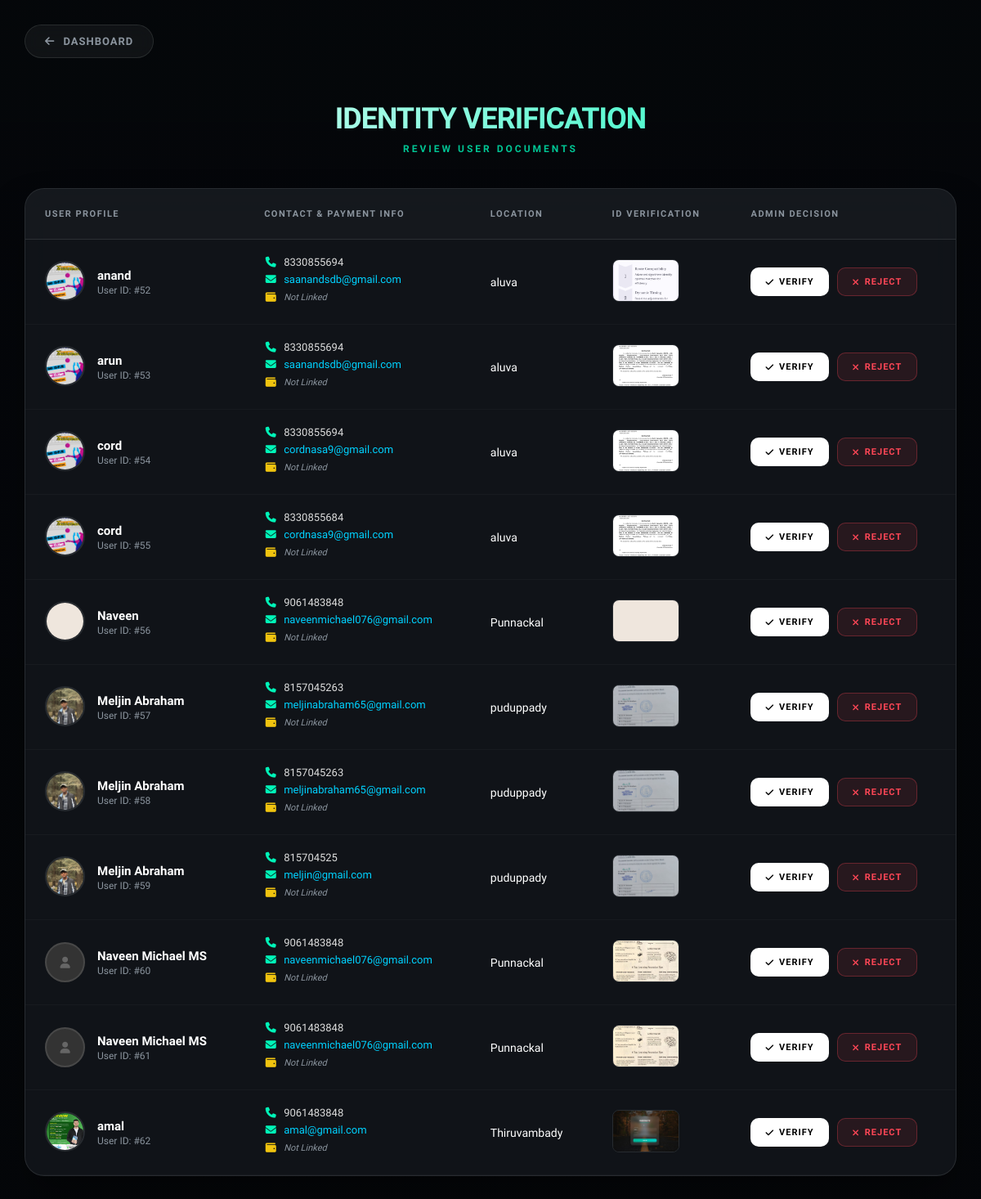
The app's page /viewuserpage with its own data.
### CordApp/models.py (models this page shows)
class UserTable(models.Model):
    LOGIN = models.ForeignKey(LoginTable, on_delete=models.CASCADE, null=True, blank=True)
    Name = models.CharField(max_length=30, null=True, blank=True)
    PhoneNo = models.BigIntegerField(null=True, blank=True)
    Email = models.CharField(max_length=30, null=True, blank=True)
    Place = models.CharField(max_length=30, null=True, blank=True)
    ProfilePhoto = models.ImageField(upload_to='profiles/', null=True, blank=True)
    IdProof = models.ImageField(upload_to='id_proofs/', null=True, blank=True)
    UpiId = models.CharField(max_length=50, null=True, blank=True)

### CordApp/views.py (the view)
# urls.py: path('viewuserpage',viewuserpage.as_view(), name='viewuserpage'),
class viewuserpage(View):
    def get(self, request):
        user_obj = UserTable.objects.all()
        return render(request, "user.html", {'val': user_obj})

### templates/user.html (shortened to what this page needs)
<!DOCTYPE html>
<html lang="en">
<head>
    <link rel="stylesheet" href="https://cdnjs.cloudflare.com/ajax/libs/font-awesome/6.4.0/css/all.min.css">
</head>
<body>
    <a href="/adminhome" class="back-nav">
        <i class="fa-solid fa-arrow-left"></i>
        <span>Dashboard</span>
    </a>
    <div class="container">
        <div class="header-section">
            <h1>Identity Verification</h1>
            <span class="subtitle">Review User Documents</span>
        </div>
        <div class="table-container">
            <div class="table-scroll">
                <table>
                    <thead>
                        <tr>
                            <th>User Profile</th>
                            <th>Contact & Payment Info</th>
                            <th>Location</th>
                            <th>ID Verification</th>
                            <th>Admin Decision</th>
                        </tr>
                    </thead>
                    <tbody>
                        {% for i in val %}
                        <tr>
                            <td>
                                <div class="user-meta">
                                    <div class="thumb-wrapper">
                                        {% if i.ProfilePhoto %}
                                            <img src="{{ i.ProfilePhoto.url }}" class="profile-img" onclick="openModal(this.src, '{{ i.Name }} - Profile')">
                                        {% else %}
                                            <div class="profile-img" style="background: #333; display:flex; align-items:center; justify-content:center;">
                                                <i class="fa-solid fa-user" style="color:#666;"></i>
                                            </div>
                                        {% endif %}
                                    </div>
                                    <div class="user-text">
                                        <strong>{{ i.Name }}</strong>
                                        <span>User ID: #{{ i.id }}</span>
                                    </div>
                                </div>
                            </td>
                            <td>
                                <div class="contact-row">
                                    <i class="fa-solid fa-phone"></i> {{ i.PhoneNo }}
                                </div>
                                <div class="contact-row" style="color: var(--accent);">
                                    <i class="fa-solid fa-envelope"></i> {{ i.Email }}
                                </div>
                                <div class="contact-row" style="margin-top: 8px;">
                                    <i class="fa-solid fa-wallet" style="color: #f1c40f;"></i>
                                    {% if i.UPI_ID %}
                                        <span style="font-family: monospace; letter-spacing: 0.5px;">{{ i.UPI_ID }}</span>
                                    {% else %}
                                        <span style="color: var(--text-muted); font-size: 11px; font-style: italic;">Not Linked</span>
                                    {% endif %}
                                </div>
                            </td>
                            <td><span class="place-tag">{{ i.Place }}</span></td>
                            <td>
                                {% if i.IdProof %}
                                    <div class="thumb-wrapper">
                                        <img src="{{ i.IdProof.url }}" class="id-img" onclick="openModal(this.src, '{{ i.Name }} - ID Document')">
                                    </div>
                                {% else %}
                                    <span class="no-img-badge"><i class="fa-solid fa-triangle-exclamation"></i> Missing</span>
                                {% endif %}
                            </td>
                            <td>
                                <div class="action-group">
                                    <a href="/ApproveUser/{{i.LOGIN.id}}" class="btn btn-approve">
                                        <i class="fa-solid fa-check"></i> Verify
                                    </a>
                                    <a href="/RejectUser/{{i.LOGIN.id}}" class="btn btn-reject">
                                        <i class="fa-solid fa-xmark"></i> Reject
                                    </a>
                                </div>
                            </td>
                        </tr>
                        {% endfor %}
                    </tbody>
                </table>
            </div>
        </div>
    </div>
</body>
</html>

### templates/user.html (style rules this page uses)
:root { --primary: #00f5b8; --primary-glow: rgba(0, 245, 184, 0.4); --accent: #00d2ff; --bg-dark: #05070a; --glass-panel: rgba(20, 25, 30, 0.75); --glass-border: rgba(255, 255, 255, 0.1); --text-main: #ffffff; --text-muted: #8b949e; --danger: #ff4757; }
body { margin: 0; padding: 0; font-family: 'Plus Jakarta Sans', sans-serif; background: var(--bg-dark) url('https://images.unsplash.com/photo-1476820865390-c52aeebb9891?q=80&w=2070&auto=format&fit=crop') center/cover no-repeat fixed; color: var(--text-main); min-height: 100vh; display: flex; flex-direction: column; align-items: center; }
body::before { content: ''; position: absolute; inset: 0; background: linear-gradient(to bottom, rgba(5, 7, 10, 0.85), rgba(5, 7, 10, 0.95)); z-index: -1; }
.back-nav { position: absolute; top: 30px; left: 30px; text-decoration: none; color: var(--text-muted); font-size: 13px; font-weight: 600; display: flex; align-items: center; gap: 10px; padding: 12px 24px; background: rgba(255, 255, 255, 0.05); border-radius: 30px; border: 1px solid var(--glass-border); backdrop-filter: blur(10px); transition: all 0.3s ease; text-transform: uppercase; letter-spacing: 1px; z-index: 100; }
.container { width: 95%; max-width: 1300px; margin-top: 100px; margin-bottom: 50px; animation: slideUp 0.8s cubic-bezier(0.2, 0.8, 0.2, 1); }
.header-section { text-align: center; margin-bottom: 40px; }
h1 { font-size: 36px; font-weight: 800; letter-spacing: -1px; background: linear-gradient(120deg, #fff, var(--primary)); -webkit-background-clip: text; -webkit-text-fill-color: transparent; margin-bottom: 5px; text-transform: uppercase; }
.subtitle { font-size: 12px; color: var(--primary); letter-spacing: 3px; text-transform: uppercase; font-weight: 700; opacity: 0.8; }
.table-container { background: var(--glass-panel); backdrop-filter: blur(25px); -webkit-backdrop-filter: blur(25px); border-radius: 24px; border: 1px solid var(--glass-border); box-shadow: 0 25px 50px -12px rgba(0, 0, 0, 0.5); overflow: hidden; }
.table-scroll { overflow-x: auto; }
table { width: 100%; border-collapse: collapse; min-width: 1100px; }
th { text-align: left; padding: 24px; font-size: 11px; text-transform: uppercase; letter-spacing: 1.5px; color: var(--text-muted); font-weight: 700; border-bottom: 1px solid var(--glass-border); background: rgba(255, 255, 255, 0.02); }
td { padding: 20px 24px; border-bottom: 1px solid rgba(255, 255, 255, 0.03); vertical-align: middle; font-size: 14px; }
.user-meta { display: flex; align-items: center; gap: 15px; }
.user-text strong { display: block; font-weight: 600; color: #fff; font-size: 15px; }
.user-text span { font-size: 12px; color: var(--text-muted); }
.thumb-wrapper { position: relative; cursor: pointer; transition: transform 0.2s; }
.profile-img { width: 45px; height: 45px; border-radius: 50%; object-fit: cover; border: 2px solid var(--glass-border); }
.id-img { width: 80px; height: 50px; border-radius: 8px; object-fit: cover; border: 1px solid var(--glass-border); transition: border-color 0.3s; }
.contact-row { display: flex; align-items: center; gap: 8px; margin-bottom: 6px; font-size: 13px; color: #ddd; }
.contact-row i { color: var(--primary); width: 16px; text-align: center; }
.action-group { display: flex; gap: 10px; }
.btn { text-decoration: none; padding: 10px 18px; border-radius: 10px; font-size: 11px; font-weight: 800; text-transform: uppercase; letter-spacing: 1px; transition: all 0.3s ease; display: flex; align-items: center; gap: 6px; }
.btn-approve { background: #fff; color: #000; }
.btn-reject { background: rgba(255, 71, 87, 0.1); color: var(--danger); border: 1px solid rgba(255, 71, 87, 0.3); }

### records on screen
UserTable: ProfilePhoto (picture), Name "anand", id "52", PhoneNo "8330855694", Email "saanandsdb@gmail.com", Place "aluva", IdProof (picture)
UserTable: ProfilePhoto (picture), Name "arun", id "53", PhoneNo "8330855694", Email "saanandsdb@gmail.com", Place "aluva", IdProof (picture)
UserTable: ProfilePhoto (picture), Name "cord", id "54", PhoneNo "8330855694", Email "cordnasa9@gmail.com", Place "aluva", IdProof (picture)
UserTable: ProfilePhoto (picture), Name "cord", id "55", PhoneNo "8330855684", Email "cordnasa9@gmail.com", Place "aluva", IdProof (picture)
UserTable: ProfilePhoto (picture), Name "Naveen", id "56", PhoneNo "9061483848", Email "naveenmichael076@gmail.com", Place "Punnackal", IdProof (picture)
UserTable: ProfilePhoto (picture), Name "Meljin Abraham", id "57", PhoneNo "8157045263", Email "meljinabraham65@gmail.com", Place "puduppady", IdProof (picture)
UserTable: ProfilePhoto (picture), Name "Meljin Abraham", id "58", PhoneNo "8157045263", Email "meljinabraham65@gmail.com", Place "puduppady", IdProof (picture)
UserTable: ProfilePhoto (picture), Name "Meljin Abraham", id "59", PhoneNo "815704525", Email "meljin@gmail.com", Place "puduppady", IdProof (picture)
UserTable: Name "Naveen Michael MS", id "60", PhoneNo "9061483848", Email "naveenmichael076@gmail.com", Place "Punnackal", IdProof (picture)
UserTable: Name "Naveen Michael MS", id "61", PhoneNo "9061483848", Email "naveenmichael076@gmail.com", Place "Punnackal", IdProof (picture)
UserTable: ProfilePhoto (picture), Name "amal", id "62", PhoneNo "9061483848", Email "amal@gmail.com", Place "Thiruvambady", IdProof (picture)
